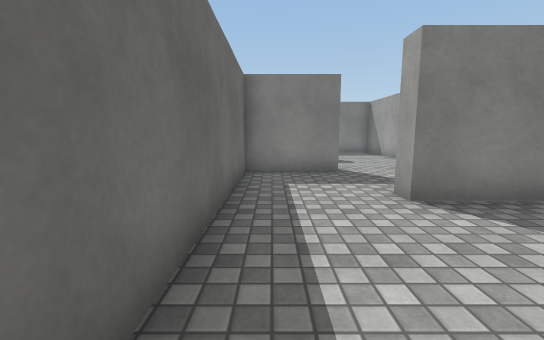
[1] (above)

23 first-person views from a walk through a 3-D level made in the Unity game engine. The camera is 1.2 m above the floor, tilts 8° down and sees 90° across. The floor is counted in squares, 1.03 m on a side. Each view is taken from the middle of a square. On the plan, view 1 faces up. The plan holds only what a view shows up to about 12 squares ahead; the rest is blank. The player is left out. Surface patterns are stand-ins for the level's own textures.

[2]
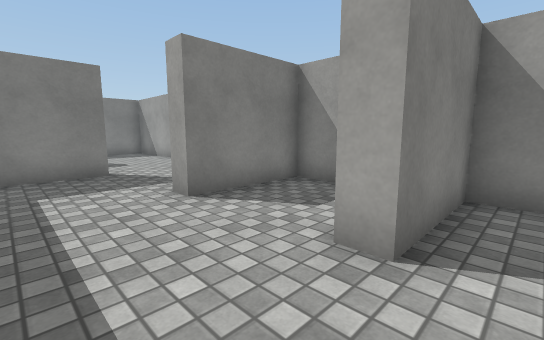

[3]
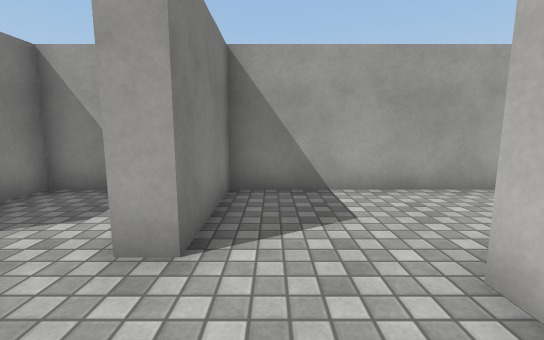

[4]
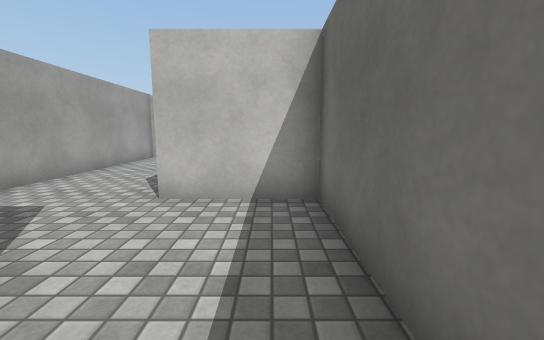

[5]
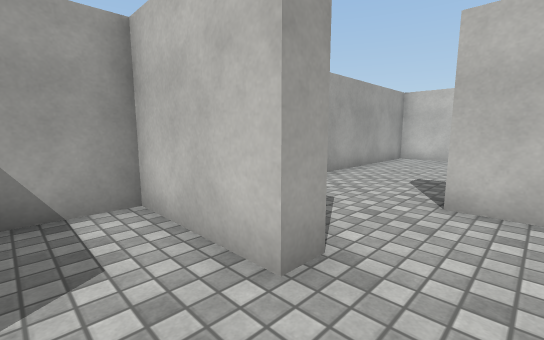

[6]
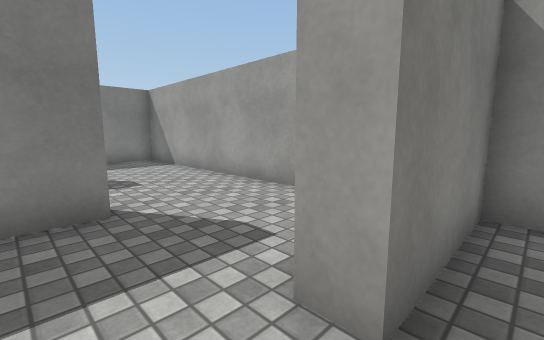

[7]
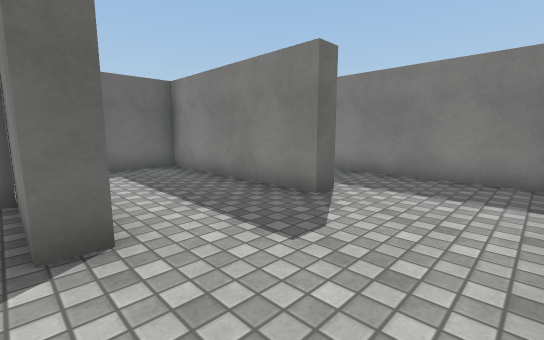

[8]
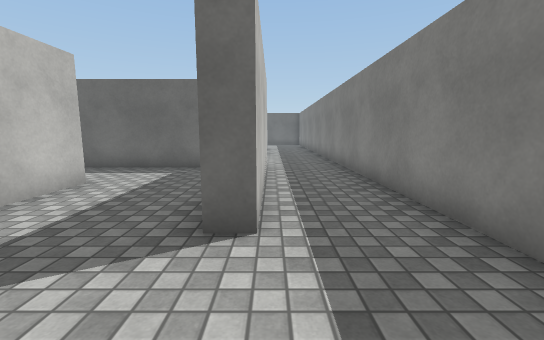

[9]
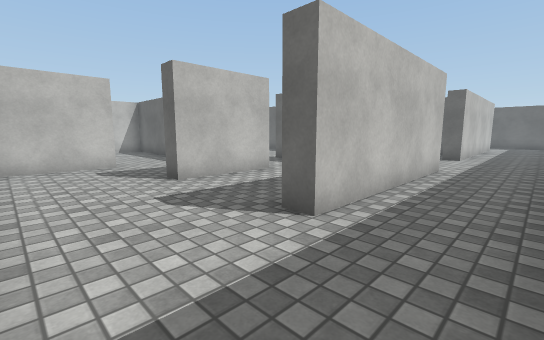

[10]
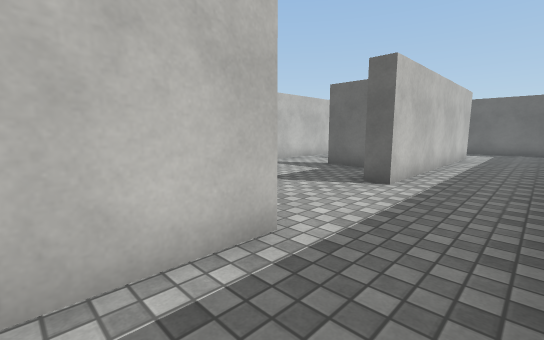

[11]
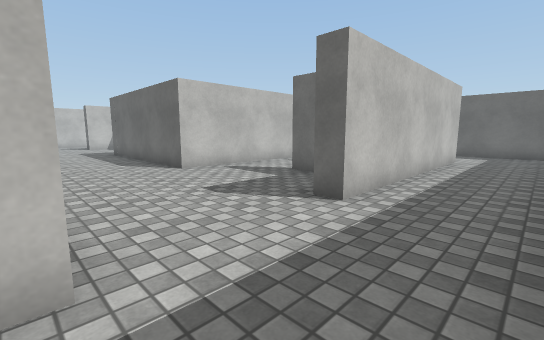

[12]
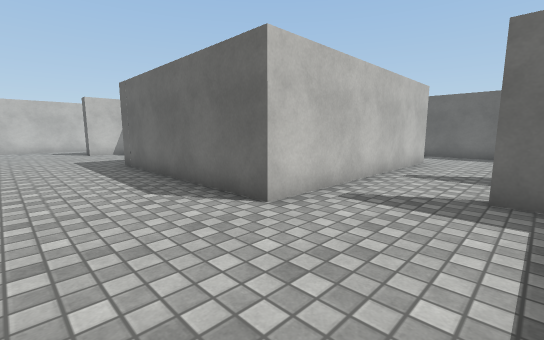

[13]
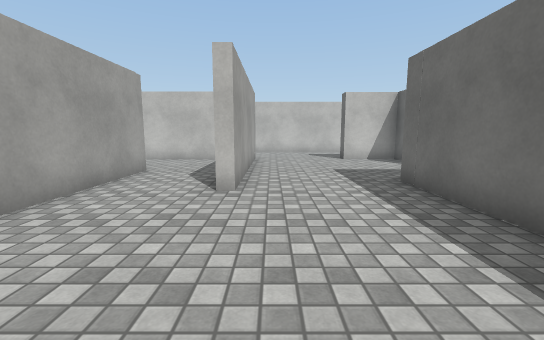

[14]
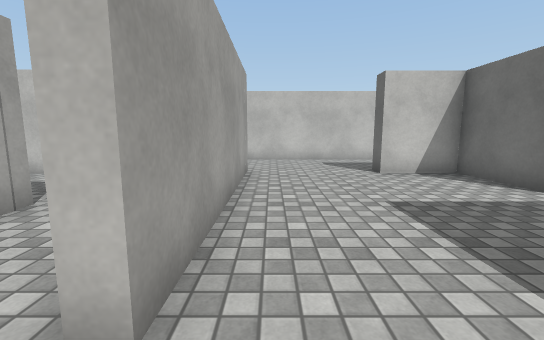

[15]
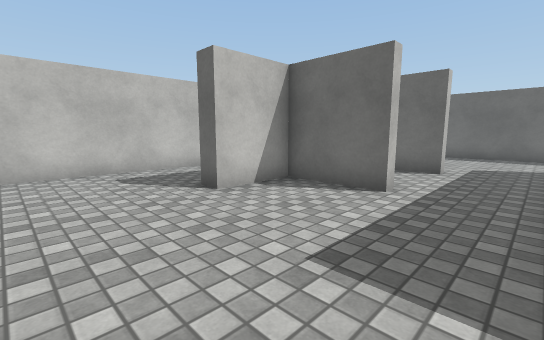

[16]
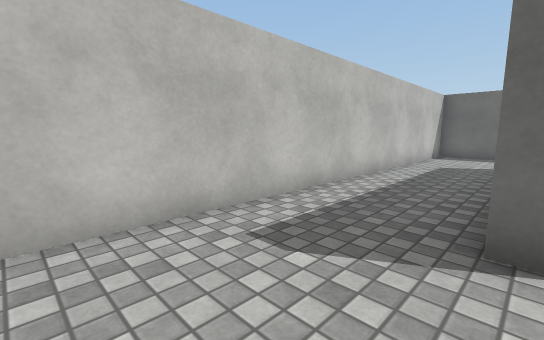

[17]
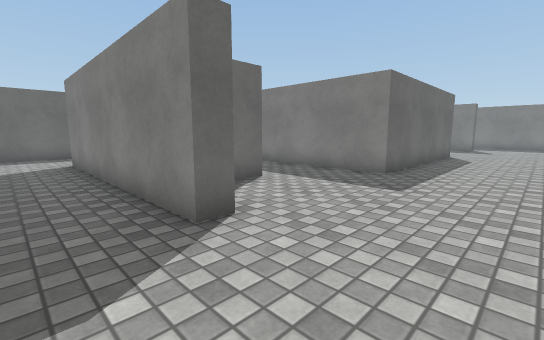

[18]
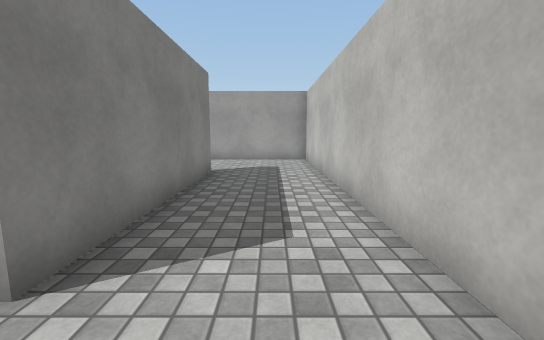

[19]
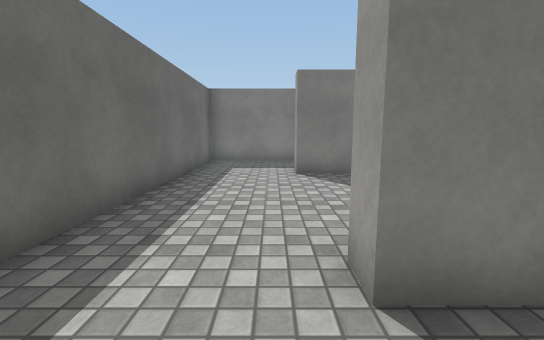

[20]
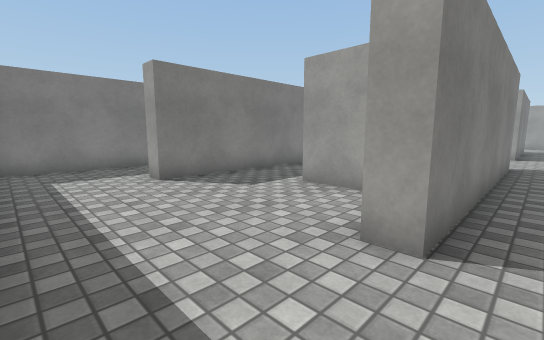

[21]
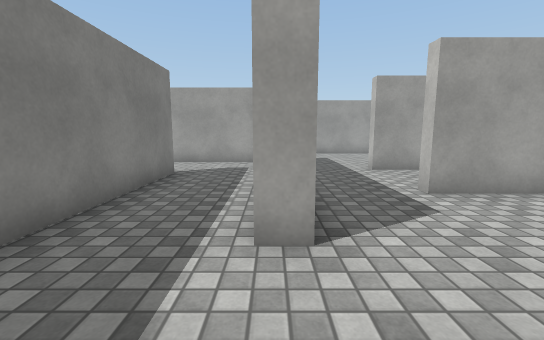

[22]
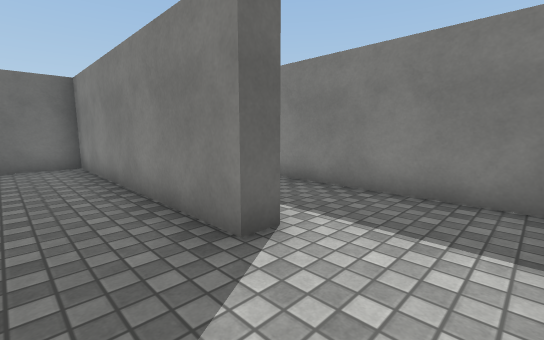

[23]
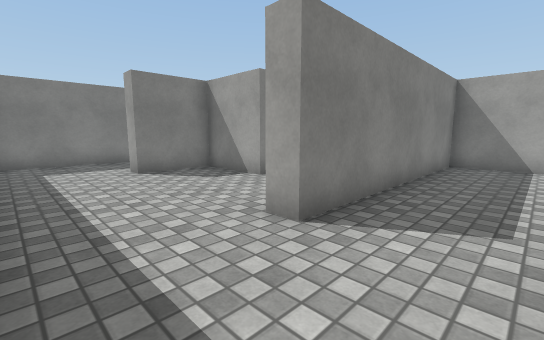

### Floor plan
Points are (right, up) in squares from view 1. A wall is a line through its corners. A room is listed if a view was taken in it or the views show most of it. See-through windows are left out.
Room 1 (views 1, 2, 3, 4, 5, 6)
walls: (2.4, 1.5) (5.4, 1.5) (5.4, 4.5) (2.4, 4.5) (2.4, 5.1); (2, 8.1) (-1.1, 8.1); (-0.8, 8.1) (-0.8, -1.7) (2, -1.7)
ways out: opening at (1.5, 6.5) to room 2; opening at (1.2, 0.5) to room 3
Room 2 (views 7, 8, 9, 10, 11)
walls: (-1.2, 8.7) (2, 8.7) (2, 8.1); (5.4, 7.6) (5.4, 15.4) (-4.5, 15.4); (2.4, 5.1) (5.1, 5.1); (-4.4, 12.8) (2, 12.8) (2, 12.2) (-3.9, 12.2) (-3.9, 8.5)
ways out: opening at (1.5, 6.5) to room 1; opening at (-5, 14.5) to room 3; opening at (-2.5, 7.5) to room 3
Room 3 (views 12, 13, 14, 15, 16, 17, 18, 19, 20, 21, 22, 23)
walls: (-8.5, 0.6) (-8.5, 6.2) (-16.3, 6.2) (-16.3, 6.8) (-8.1, 6.8) (-8.1, -0.4) (-16.3, -0.4) (-16.3, 0.2); (-11.3, 3.5) (-11.3, 2.8) (-19.4, 2.8) (-19.4, -8.9); (-10.6, -4.6) (-10.6, -3) (-10.3, -3) (-10.3, -5.7) (-8.1, -5.7) (-8.1, -6.3) (-16.3, -6.3) (-16.3, -5.6); (-3.9, 8.5) (-3.9, 6.6); (-13.9, -5.2) (-13.9, -3) (-13.6, -3) (-13.6, -4.2); (-1.2, -2.4) (-1.2, 2.4); (-2.6, -5.7) (1.9, -5.7); (-13.9, 12) (-16.3, 12) (-16.3, 12.6) (-8.1, 12.6) (-8.1, 12); (-19.4, 8.6) (-19.4, 7.1); (1.9, -6.3) (-4.3, -6.3) (-4.3, 0.7) (-3.9, 0.7); (-4.5, 15.4) (-7, 15.4); (-15.4, 15.4) (-19, 15.4); (-18.8, -9.4) (5.4, -9.4) (5.4, 0.9) (2.4, 0.9) (2.4, 1.5); (-19.4, 15) (-19.4, 13.1)
ways out: opening at (1.2, 0.5) to room 1; opening at (-5, 14.5) to room 2; opening at (-2.5, 7.5) to room 2
objects: other object (-14, 10) to (-14, 11); other object (-11, 10) to (-11, 11)

Where each view was taken, in squares from view 1:
view 1: 0 up, 0 right, facing up
view 2: 0 up, 0 right, facing up-right
view 3: 0 up, 0 right, facing right
view 4: 3 up, 0 right, facing down
view 5: 3 up, 1 right, facing down-right
view 6: 4 up, 1 right, facing up-right
view 7: 8 up, 5 right, facing up-left
view 8: 13 up, 5 right, facing left
view 9: 15 up, 5 right, facing down-left
view 10: 15 up, 2 left, facing down-left
view 11: 15 up, 4 left, facing down-left
view 12: 10 up, 5 left, facing down-left
view 13: 6 up, 5 left, facing down
view 14: 2 up, 5 left, facing down
view 15: 1 down, 5 left, facing down-left
view 16: 6 down, 5 left, facing down-left
view 17: 8 down, 5 left, facing up-left
view 18: 8 down, 6 left, facing right
view 19: 8 down, 17 left, facing up
view 20: 7 down, 19 left, facing up-right
view 21: 0 up, 19 left, facing right
view 22: 1 up, 9 left, facing up-left
view 23: 4 up, 19 left, facing up-right
